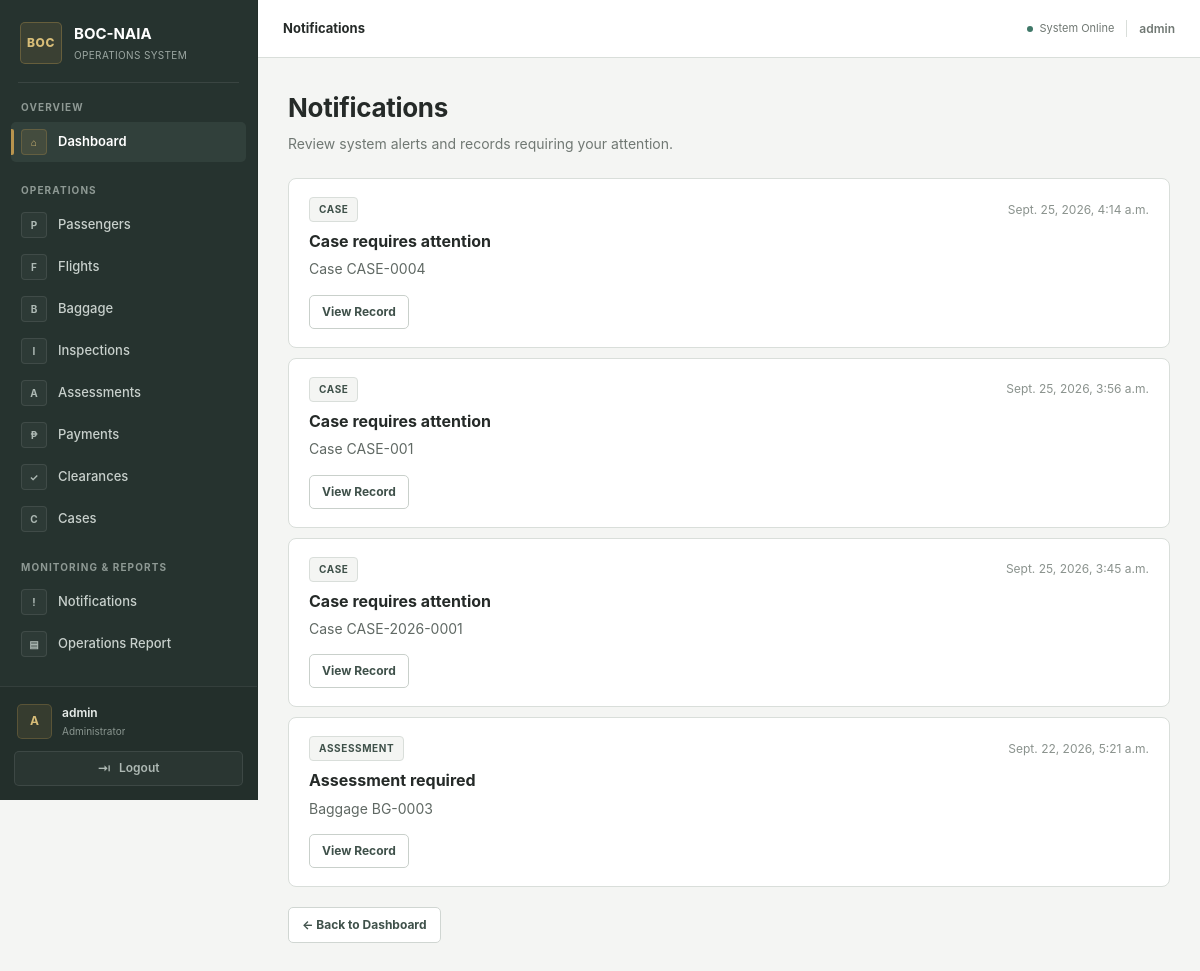
The app's page /passengers/notifications/ (signed in) with its own data.
### passengers/models.py (models this page shows, shortened)
class Case(models.Model):
    STATUS_CHOICES = [
        ("open", "Open"),
        ("under_review", "Under Review"),
        ("resolved", "Resolved"),
        ("closed", "Closed"),
    ]
    TYPE_CHOICES = [
        ("held", "Held"),
        ("seizure", "Seizure"),
        ("restricted_item", "Restricted Item"),
        ("prohibited_item", "Prohibited Item"),
        ("other", "Other"),
    ]
    baggage = models.ForeignKey(
        Baggage,
        on_delete=models.PROTECT,
        related_name="cases",
    )
    case_reference = models.CharField(
        max_length=50,
        unique=True,
    )
    case_type = models.CharField(
        max_length=30,
        choices=TYPE_CHOICES,
    )
    status = models.CharField(
        max_length=20,
        choices=STATUS_CHOICES,
        default="open",
    )
    description = models.TextField()
    created_by = models.ForeignKey(
    User,
    on_delete=models.PROTECT,
    related_name="created_cases",
    null=True,
    blank=True,
    )
    resolution = models.TextField(
        blank=True,
    )
    resolved_by = models.ForeignKey(
        User,
        on_delete=models.PROTECT,
        related_name="resolved_cases",
        null=True,
        blank=True,
    )
    resolved_at = models.DateTimeField(
        null=True,
        blank=True,
    )
    created_at = models.DateTimeField(
        auto_now_add=True,
    )

class Assessment(models.Model):
    STATUS_CHOICES = [
        ("pending", "Pending"),
        ("completed", "Completed"),
    ]
    inspection = models.OneToOneField(
        Inspection,
        on_delete=models.PROTECT,
        related_name="assessment",
    )
    status = models.CharField(
        max_length=20,
        choices=STATUS_CHOICES,
        default="pending",
    )
    declared_value = models.DecimalField(
        max_digits=12,
        decimal_places=2,
    )
    assessed_value = models.DecimalField(
        max_digits=12,
        decimal_places=2,
    )
    duty_amount = models.DecimalField(
        max_digits=12,
        decimal_places=2,
        default=0,
    )
    tax_amount = models.DecimalField(
        max_digits=12,
        decimal_places=2,
        default=0,
    )
    remarks = models.TextField(
        blank=True,
    )
    assessed_at = models.DateTimeField(
        null=True,
        blank=True,
    )
    created_at = models.DateTimeField(
        auto_now_add=True,
    )

### passengers/views.py (the view, shortened to what this page needs)
@login_required
def notifications(request):
    notifications = []
    user = request.user
    if user.has_perm("passengers.view_inspection"):
        pending_inspections = (
            Inspection.objects
            .filter(
                status__in=[
                    "pending",
                    "in_progress",
                ]
            )
            .select_related(
                "baggage",
                "baggage__passenger",
            )
            .order_by("-created_at")
        )
    if user.has_perm("passengers.view_assessment"):
        assessments = (
            Assessment.objects
            .filter(
                status="pending",
                inspection__result="for_assessment",
            )
            .select_related(
                "inspection",
                "inspection__baggage",
                "inspection__baggage__passenger",
            )
            .order_by("-created_at")
        )
        for assessment in assessments:
            notifications.append({
                "type": "Assessment",
                "title": "Assessment required",
                "message": (
                    f"Baggage "
                    f"{assessment.inspection.baggage.baggage_tag}"
                ),
                "url": reverse(
                    "assessment_detail",
                    args=[assessment.id],
                ),
                "created_at": assessment.created_at,
            })
    if user.has_perm("passengers.view_payment"):
        payments = (
            Payment.objects
            .filter(
                status="pending"
            )
            .select_related(
                "assessment",
                "assessment__inspection",
                "assessment__inspection__baggage",
            )
            .order_by("-created_at")
        )
    if user.has_perm("passengers.view_case"):
        cases = (
            Case.objects
            .filter(
                status__in=[
                    "open",
                    "under_review",
                ]
            )
            .select_related(
                "baggage",
                "baggage__passenger",
            )
            .order_by("-created_at")
        )
        for case in cases:
            notifications.append({
                "type": "Case",
                "title": "Case requires attention",
                "message": (
                    f"Case "
                    f"{case.case_reference}"
                ),
                "url": reverse(
                    "case_detail",
                    args=[case.id],
                ),
                "created_at": case.created_at,
            })
    if user.has_perm("passengers.view_clearance"):
        clearances = (
            Clearance.objects
            .filter(
                status="pending"
            )
            .select_related(
                "baggage",
                "baggage__passenger",
            )
            .order_by("-created_at")
        )
    notifications.sort(
        key=lambda item: item["created_at"],
        reverse=True,
    )
    return render(
        request,
        "passengers/notifications.html",
        {
            "notifications": notifications,
        },
    )

### passengers/templates/passengers/notifications.html (shortened to what this page needs)
{% extends "base.html" %}
{% block nav_dashboard %}active{% endblock %}
{% block page_heading %}Notifications{% endblock %}
{% block content %}
<div class="notifications-page">
    <div class="page-intro">
        <h1>Notifications</h1>
        <p>Review system alerts and records requiring your attention.</p>
    </div>
    {% if notifications %}
        <div class="notification-list">
            {% for notification in notifications %}
                <article class="notification">
                    <div class="notification-header">
                        <div class="notification-type">
                            {{ notification.type }}
                        </div>
                        <div class="notification-date">
                            {{ notification.created_at }}
                        </div>
                    </div>
                    <div class="notification-title">
                        {{ notification.title }}
                    </div>
                    <div class="notification-message">
                        {{ notification.message }}
                    </div>
                    <a
                        href="{{ notification.url }}"
                        class="notification-action"
                    >
                        View Record
                    </a>
                </article>
            {% endfor %}
        </div>
    {% endif %}
    <div class="page-actions">
        <a
            href="{% url 'dashboard' %}"
            class="back-link"
        >
            ← Back to Dashboard
        </a>
    </div>
</div>
{% endblock %}

### templates/base.html (shortened to what this page needs)
{% load static %}
<!DOCTYPE html>
<html lang="en">
<head>
    <link rel="stylesheet" href="{% static 'css/app.css' %}?v=20261002">
</head>
<body>
<div class="app-shell">
    <aside class="sidebar" id="sidebar">
        <div class="sidebar-brand">
            <div class="brand-mark">
                BOC
            </div>
            <div class="brand-text">
                <strong>BOC-NAIA</strong>
                <span>Operations System</span>
            </div>
        </div>
        <div class="sidebar-divider"></div>
        <nav class="sidebar-navigation">
            <div class="nav-section">
                <span class="nav-section-title">
                    Overview
                </span>
                <a
                    href="{% url 'dashboard' %}"
                    class="nav-link {% block nav_dashboard %}{% endblock %}"
                >
                    <span class="nav-icon">⌂</span>
                    <span class="nav-label">Dashboard</span>
                </a>
            </div>
            <div class="nav-section">
                <span class="nav-section-title">
                    Operations
                </span>
                {% if perms.passengers.view_passenger %}
                <a
                    href="{% url 'passenger_list' %}"
                    class="nav-link {% block nav_passengers %}{% endblock %}"
                >
                    <span class="nav-icon">P</span>
                    <span class="nav-label">Passengers</span>
                </a>
                {% endif %}
                {% if perms.passengers.view_flight %}
                <a
                    href="{% url 'flight_list' %}"
                    class="nav-link {% block nav_flights %}{% endblock %}"
                >
                    <span class="nav-icon">F</span>
                    <span class="nav-label">Flights</span>
                </a>
                {% endif %}
                {% if perms.passengers.view_baggage %}
                <a
                    href="{% url 'baggage_list' %}"
                    class="nav-link {% block nav_baggage %}{% endblock %}"
                >
                    <span class="nav-icon">B</span>
                    <span class="nav-label">Baggage</span>
                </a>
                {% endif %}
                {% if perms.passengers.view_inspection %}
                <a
                    href="{% url 'inspection_list' %}"
                    class="nav-link {% block nav_inspections %}{% endblock %}"
                >
                    <span class="nav-icon">I</span>
                    <span class="nav-label">Inspections</span>
                </a>
                {% endif %}
                {% if perms.passengers.view_assessment %}
                <a
                    href="{% url 'assessment_list' %}"
                    class="nav-link {% block nav_assessments %}{% endblock %}"
                >
                    <span class="nav-icon">A</span>
                    <span class="nav-label">Assessments</span>
                </a>
                {% endif %}
                {% if perms.passengers.view_payment %}
                <a
                    href="{% url 'payment_list' %}"
                    class="nav-link {% block nav_payments %}{% endblock %}"
                >
                    <span class="nav-icon">₱</span>
                    <span class="nav-label">Payments</span>
                </a>
                {% endif %}
                {% if perms.passengers.view_clearance %}
                <a
                    href="{% url 'clearance_list' %}"
                    class="nav-link {% block nav_clearances %}{% endblock %}"
                >
                    <span class="nav-icon">✓</span>
                    <span class="nav-label">Clearances</span>
                </a>
                {% endif %}
                {% if perms.passengers.view_case %}
                <a
                    href="{% url 'case_list' %}"
                    class="nav-link {% block nav_cases %}{% endblock %}"
                >
                    <span class="nav-icon">C</span>
                    <span class="nav-label">Cases</span>
                </a>
                {% endif %}
            </div>
            <div class="nav-section">
                <span class="nav-section-title">Monitoring & Reports</span>
                <a
                    href="{% url 'notifications' %}"
                    class="nav-link {% block nav_notifications %}{% endblock %}"
                >
                    <span class="nav-icon">!</span>
                    <span>Notifications</span>
                </a>
                <a
                    href="{% url 'operations_report' %}"
                    class="nav-link {% block nav_operations_report %}{% endblock %}"
                >
                    <span class="nav-icon">▤</span>
                    <span>Operations Report</span>
                </a>
            </div>
        </nav>
        <div class="sidebar-footer">
            <div class="user-profile">
                <div class="user-avatar">
                    {{ request.user.username|first|upper }}
                </div>
                <div class="user-information">
                    <strong>
                        {% if request.user.get_full_name %}
                            {{ request.user.get_full_name }}
                        {% else %}
                            {{ request.user.username }}
                        {% endif %}
                    </strong>
                    <span>
                        {% if request.user.is_superuser %}
                            Administrator
                        {% endif %}
                    </span>
                </div>
            </div>
            <form
                method="post"
                action="{% url 'logout' %}"
                class="logout-form"
            >
                <button
                    type="submit"
                    class="logout-button"
                >
                    <span class="logout-icon">⇥</span>
                    <span>Logout</span>
                </button>
            </form>
        </div>
    </aside>
    <div class="main-wrapper">
        <header class="topbar">
            <div class="topbar-title">
                {% block page_heading %}{% endblock %}
            </div>
            <div class="topbar-right">
                <div class="topbar-status">
                    <span class="status-dot"></span>
                    <span>System Online</span>
                </div>
                <span class="topbar-user">
                    {{ request.user.username }}
                </span>
            </div>
        </header>
        <main class="main-content">
            {% block content %}{% endblock %}
        </main>
    </div>
</div>
</body>
</html>

### passengers/templates/passengers/notifications.html (style rules this page uses)
.notifications-page { max-width: 980px; }
.page-intro { margin-bottom: 24px; }
.page-intro h1 { margin: 0 0 6px; font-size: 26px; font-weight: 650; color: #252A28; letter-spacing: -0.3px; }
.page-intro p { margin: 0; color: #707873; font-size: 14px; }
.notification-list { display: flex; flex-direction: column; gap: 10px; }
.notification { position: relative; background: #FFFFFF; border: 1px solid #D9DEDA; border-radius: 8px; padding: 18px 20px; transition: border-color 0.18s ease, transform 0.18s ease, box-shadow 0.18s ease; }
.notification-header { display: flex; align-items: center; justify-content: space-between; gap: 16px; margin-bottom: 8px; }
.notification-type { display: inline-flex; align-items: center; min-height: 24px; padding: 4px 9px; border: 1px solid #D9DEDA; border-radius: 4px; background: #F4F5F3; color: #3F514A; font-size: 10px; font-weight: 700; letter-spacing: 0.6px; text-transform: uppercase; }
.notification-date { flex-shrink: 0; color: #8A928D; font-size: 12px; }
.notification-title { margin-bottom: 6px; color: #252A28; font-size: 16px; font-weight: 650; line-height: 1.4; }
.notification-message { max-width: 820px; margin-bottom: 14px; color: #606964; font-size: 14px; line-height: 1.6; }
.notification-action { display: inline-flex; align-items: center; min-height: 34px; padding: 0 12px; border: 1px solid #C9D0CB; border-radius: 5px; background: #FFFFFF; color: #3F514A; font-size: 12px; font-weight: 650; text-decoration: none; transition: background 0.18s ease, border-color 0.18s ease, color 0.18s ease; }
.page-actions { display: flex; align-items: center; margin-top: 20px; }
.back-link { display: inline-flex; align-items: center; min-height: 36px; padding: 0 13px; border: 1px solid #D0D6D2; border-radius: 5px; background: #FFFFFF; color: #3F514A; font-size: 12px; font-weight: 650; text-decoration: none; transition: background 0.18s ease, border-color 0.18s ease; }

### records on screen
Case: created_at "Sept. 25, 2026, 4:14 a.m."
Case: created_at "Sept. 25, 2026, 3:56 a.m."
Case: created_at "Sept. 25, 2026, 3:45 a.m."
Assessment: created_at "Sept. 22, 2026, 5:21 a.m."

### other values on screen
{{ request.user.username|first|upper }} "A"
{{ request.user.username }} "admin"
{{ notification.type }} "CASE" "CASE" "CASE" "ASSESSMENT"
{{ notification.title }} "Case requires attention" "Case requires attention" "Case requires attention" "Assessment required"
{{ notification.message }} "Case CASE-0004" "Case CASE-001" "Case CASE-2026-0001" "Baggage BG-0003"
